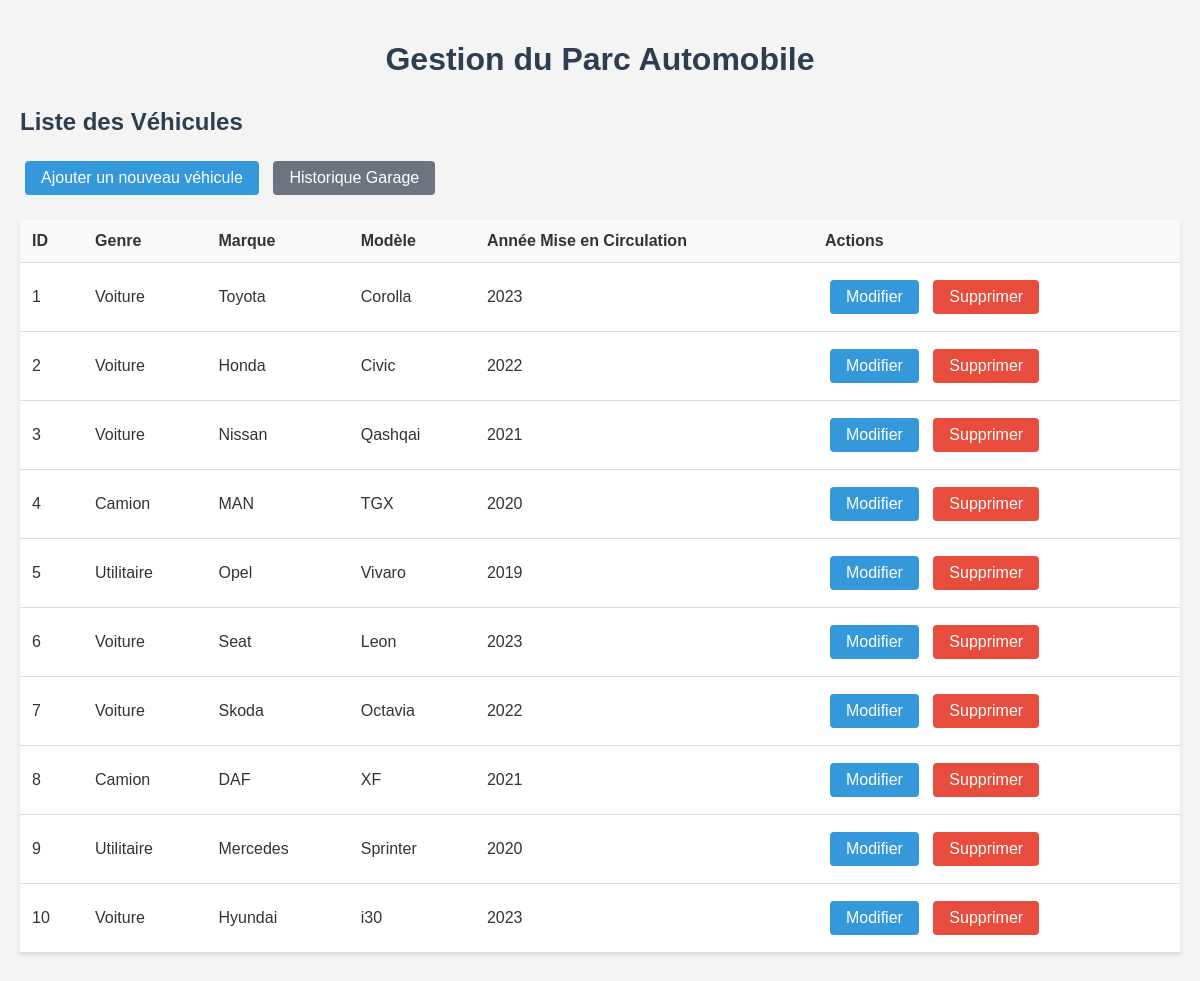
Page /vehicule.php on the committed database.
### tables this page shows
CREATE TABLE vehicule (
    id_vehicule INT PRIMARY KEY AUTO_INCREMENT,
    genre VARCHAR(50) NOT NULL,
    marque VARCHAR(100) NOT NULL,
    model VARCHAR(100) NOT NULL,
    immatriculation VARCHAR(20) UNIQUE NOT NULL,
    annee_de_mise_en_cir YEAR NOT NULL
);

### vehicule.php (the view, shortened to what this page needs)
<?php
include 'db_connect.php';
include 'includes/header.php';
$sql = "SELECT * FROM vehicule";
$result = $conn->query($sql);
?>
<h2>Liste des Véhicules</h2>
<a href="vehicule_add.php" class="button">Ajouter un nouveau véhicule</a>
<a href="vehicule_garage.php?id_vehicule_filter=<?php echo $row['id_vehicule']; ?>" class="button" style="background-color: #6c757d;">Historique Garage</a>
<?php if ($result->num_rows > 0): ?>
    <table>
        <thead>
            <tr>
                <th>ID</th>
                <th>Genre</th>
                <th>Marque</th>
                <th>Modèle</th>
                <th>Année Mise en Circulation</th>
                <th>Actions</th>
            </tr>
        </thead>
        <tbody>
            <?php while($row = $result->fetch_assoc()): ?>
                <tr>
                    <td><?php echo $row['id_vehicule']; ?></td>
                    <td><?php echo $row['genre']; ?></td>
                    <td><?php echo $row['marque']; ?></td>
                    <td><?php echo $row['model']; ?></td>
                    <td><?php echo $row['annee_de_mise_en_cir']; ?></td>
                    <td>
                        <a href="vehicule_edit.php?id=<?php echo $row['id_vehicule']; ?>" class="button">Modifier</a>
                        <a href="vehicule.php?delete=<?php echo $row['id_vehicule']; ?>" class="button delete" onclick="return confirm('Êtes-vous sûr de vouloir supprimer ce véhicule ?');">Supprimer</a>
                    </td>
                </tr>
            <?php endwhile; ?>
        </tbody>
    </table>
<?php else: ?>
    <p>Aucun véhicule trouvé.</p>
<?php endif; ?>
<?php
include 'includes/footer.php';
?>

### includes/header.php (style rules this page uses)
body { font-family: Arial, sans-serif; margin: 0; padding: 0; background-color: #f4f4f4; color: #333; }
h1, h2, h3 { color: #2c3e50; }
.button { display: inline-block; padding: 8px 16px; margin: 5px; background-color: #3498db; color: white; text-decoration: none; border-radius: 4px; border: none; cursor: pointer; }
.button.delete { background-color: #e74c3c; }
table { width: 100%; border-collapse: collapse; margin: 20px 0; background-color: white; box-shadow: 0 2px 4px rgba(0,0,0,0.1); }
th, td { padding: 12px; text-align: left; border-bottom: 1px solid #ddd; }
th { background-color: #f8f9fa; font-weight: bold; }

### rows in the picture
vehicule: id_vehicule "1", genre "Voiture", marque "Toyota", model "Corolla", annee_de_mise_en_cir "2023"
vehicule: id_vehicule "2", genre "Voiture", marque "Honda", model "Civic", annee_de_mise_en_cir "2022"
vehicule: id_vehicule "3", genre "Voiture", marque "Nissan", model "Qashqai", annee_de_mise_en_cir "2021"
vehicule: id_vehicule "4", genre "Camion", marque "MAN", model "TGX", annee_de_mise_en_cir "2020"
vehicule: id_vehicule "5", genre "Utilitaire", marque "Opel", model "Vivaro", annee_de_mise_en_cir "2019"
vehicule: id_vehicule "6", genre "Voiture", marque "Seat", model "Leon", annee_de_mise_en_cir "2023"
vehicule: id_vehicule "7", genre "Voiture", marque "Skoda", model "Octavia", annee_de_mise_en_cir "2022"
vehicule: id_vehicule "8", genre "Camion", marque "DAF", model "XF", annee_de_mise_en_cir "2021"
vehicule: id_vehicule "9", genre "Utilitaire", marque "Mercedes", model "Sprinter", annee_de_mise_en_cir "2020"
vehicule: id_vehicule "10", genre "Voiture", marque "Hyundai", model "i30", annee_de_mise_en_cir "2023"
